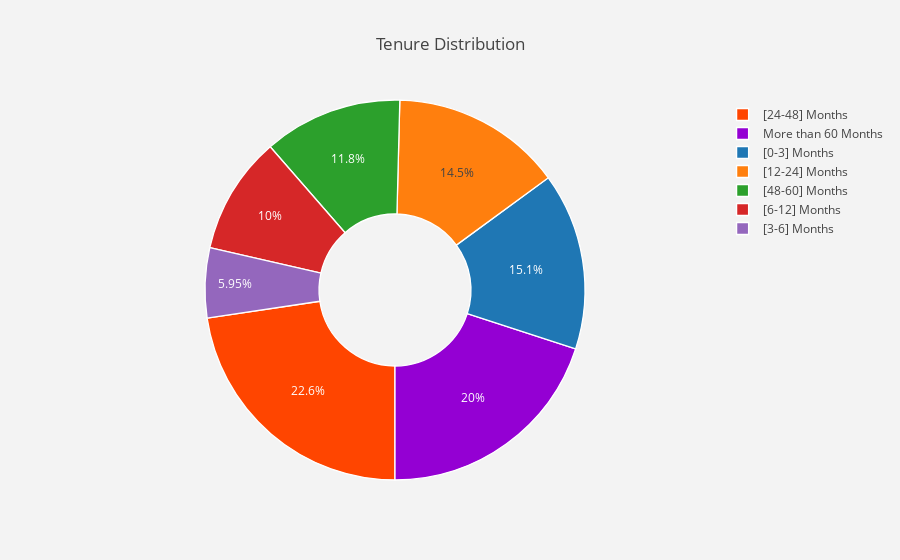

Notebook source saved alongside this figure:
### Code cell
lab = tlc_db["tenure_grouped"].value_counts().keys().tolist()
#values
val = tlc_db["tenure_grouped"].value_counts().values.tolist()

trace = pgo.Pie(labels = lab ,
               values = val ,
               marker = dict(colors =  [ 'orangered' ,'darkviolet'],
                             line = dict(color = "white",
                                         width =  1.3)
                            ),
               rotation = 180,
               hoverinfo = "label+value+text",
               hole = .4
              )
layout = pgo.Layout(dict(title = "Tenure Distribution",
                        plot_bgcolor  = "rgb(243,243,243)",
                        paper_bgcolor = "rgb(243,243,243)",
                       )
                  )

data = [trace]
fig = pgo.Figure(data = data,layout = layout)
py.iplot(fig)

### Figure 1 — Plotly figure (JSON) as saved in the notebook; plotly's stock layout.template omitted (floating-point values rounded to 4 significant figures)
{"data": [{"hole": 0.4, "hoverinfo": "label+value+text", "labels": ["[24-48] Months", "More than 60 Months", "[0-3] Months", "[12-24] Months", "[48-60] Months", "[6-12] Months", "[3-6] Months"], "marker": {"colors": ["orangered", "darkviolet"], "line": {"color": "white", "width": 1.3}}, "rotation": 180, "type": "pie", "uid": "8476f75a-3657-42fa-bacb-e5a121d23b8b", "values": [1594, 1407, 1062, 1024, 832, 705, 419]}], "layout": {"paper_bgcolor": "rgb(243,243,243)", "plot_bgcolor": "rgb(243,243,243)", "title": {"text": "Tenure Distribution"}}}
